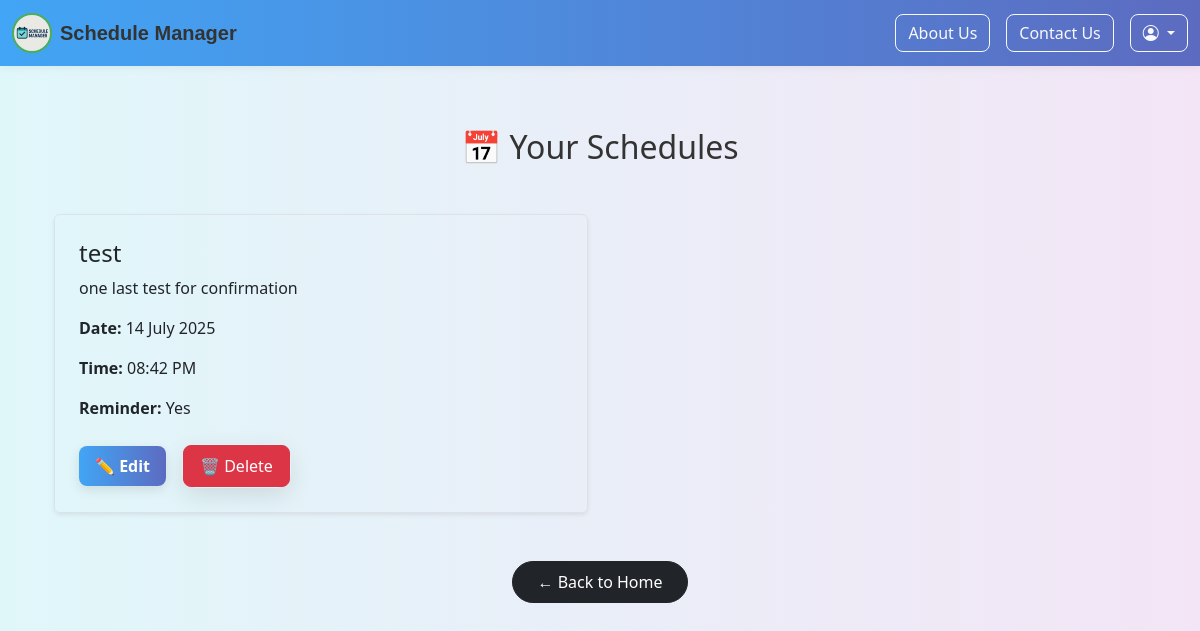
The app's page /schedules (signed in), older data.
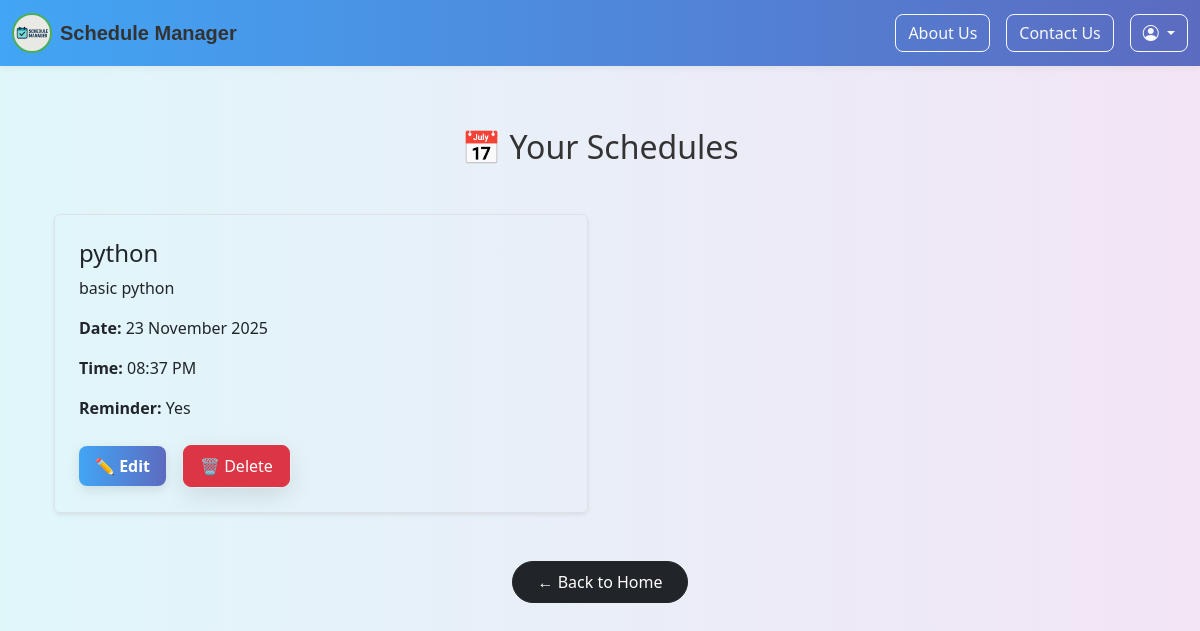
The same page, newer data.
### models.py (models this page shows)
class Schedule(db.Model):
    __tablename__ = 'schedule'
    id = db.Column(db.Integer, primary_key=True)
    title = db.Column(db.String(100), nullable=False)
    description = db.Column(db.Text, nullable=True)
    date = db.Column(db.Date, nullable=False)
    time = db.Column(db.Time, nullable=False)
    reminder = db.Column(db.Boolean, default=False)
    created_at = db.Column(db.DateTime, default=datetime.utcnow)
    user_id = db.Column(db.Integer, db.ForeignKey('users.id'), nullable=False)

### app.py (the view)
@app.route('/schedules')
@login_required
def view_schedules():
    schedules = Schedule.query.filter_by(user_id=current_user.id).order_by(Schedule.date, Schedule.time).all()
    return render_template('view_schedules.html', schedules=schedules)

### app.py (called while the page is built)
@login_manager.user_loader
def load_user(user_id):
    return User.query.get(int(user_id))

### templates/view_schedules.html
{% extends 'base.html' %}
{% block content %}
<div class="container mt-5">
    <h2 class="text-center mb-5">📅 Your Schedules</h2>
    {% if schedules %}
    <div class="row g-4">
        {% for schedule in schedules %}
        <div class="col-md-6">
            <div class="border rounded p-4 shadow-sm" style="background: transparent;">
                <h4 class="mb-2">{{ schedule.title }}</h4>
                <p>{{ schedule.description or 'No description provided.' }}</p>
                <p><strong>Date:</strong> {{ schedule.date.strftime('%d %B %Y') }}</p>
                <p><strong>Time:</strong> {{ schedule.time.strftime('%I:%M %p') }}</p>
                <p><strong>Reminder:</strong> {{ 'Yes' if schedule.reminder else 'No' }}</p>
                <div class="mt-4 d-flex gap-3 align-items-center">
                    <a href="{{ url_for('update_schedule', schedule_id=schedule.id) }}"
                       class="btn btn-primary px-3 py-2">
                        ✏️ Edit
                    </a>
                    <form action="{{ url_for('delete_schedule', schedule_id=schedule.id) }}" method="POST" class="m-0 p-0">
                        <button type="submit" class="btn btn-danger px-3 py-2">
                            🗑️ Delete
                        </button>
                    </form>
                </div>
            </div>
        </div>
        {% endfor %}
    </div>
    {% else %}
        <p class="text-center text-muted">You haven't added any schedules yet.</p>
    {% endif %}
</div>
<div class="text-center mt-5">
    <a href="{{ url_for('home') }}" class="btn btn-dark px-4 py-2 rounded-pill">← Back to Home</a>
</div>
{% endblock %}

### templates/base.html (shortened to what this page needs)
<!DOCTYPE html>
<html lang="en">
<head>
  <link href="https://cdn.jsdelivr.net/npm/bootstrap@5.3.0/dist/css/bootstrap.min.css" rel="stylesheet">
  <link rel="stylesheet" href="{{ url_for('static', filename='css/style.css') }}">
  <link href="https://cdn.jsdelivr.net/npm/bootstrap-icons@1.10.5/font/bootstrap-icons.css" rel="stylesheet">
</head>
<body>
<nav class="navbar navbar-expand-lg navbar-dark bg-dark fixed-top">
  <div class="container-fluid">
     <a class="navbar-brand d-flex align-items-center" href="{{ url_for('home') }}">
    <img src="{{ url_for('static', filename='images/logo.png') }}" alt="PlanMate Logo" class="logo rounded-logo">
    <span class="app-name ms-2">Schedule Manager</span>
</a>
    <div class="d-flex align-items-center ms-auto gap-3">
      <a class="btn btn-outline-light" href="{{ url_for('about') }}">About Us</a>
      <a class="btn btn-outline-light" href="{{ url_for('contact') }}">Contact Us</a>
      {% if current_user.is_authenticated %}
        <div class="dropdown">
          <a href="#" class="btn btn-outline-light dropdown-toggle" role="button" data-bs-toggle="dropdown" aria-expanded="false">
            <i class="bi bi-person-circle"></i>
          </a>
        </div>
      {% else %}
        <a class="btn btn-outline-light me-2" href="/signup">Signup</a>
      {% endif %}
    </div>
  </div>
</nav>
 <div class="page-fade">
<div class="container mt-4">
  {% block content %}{% endblock %}
</div>
 </div>
</body>
</html>

### static/css/style.css (style rules this page uses)
html { scroll-behavior: smooth; }
body { background: linear-gradient(to right, #e0f7fa, #f3e5f5); font-family: 'Segoe UI', sans-serif; min-height: 100vh; padding-top: 80px; }
h2 { color: #333; }
.home-wrapper, .container { margin-top: 100px; }
.navbar { background: linear-gradient(to right, #42a5f5, #5c6bc0); box-shadow: 0 2px 8px rgba(0,0,0,0.05); }
.navbar-brand { font-weight: bold; font-size: 1.4rem; color: #fff !important; display: flex; align-items: center; }
form { padding: 25px; background: rgba(255, 255, 255, 0.12); box-shadow: 0 8px 24px rgba(0, 0, 0, 0.1); backdrop-filter: blur(12px); -webkit-backdrop-filter: blur(12px); max-width: 600px; margin: 40px auto; border: 1px solid rgba(255, 255, 255, 0.3); color: #000; }
form, .form-container, .transparent-form { background: rgba(255, 255, 255, 0.05); backdrop-filter: blur(6px); -webkit-backdrop-filter: blur(6px); border-radius: 16px; border: 1px solid rgba(255, 255, 255, 0.1); padding: 30px; max-width: 600px; margin: 40px auto; }
.btn { border-radius: 8px; font-weight: 500; }
.btn-primary { background: linear-gradient(to right, #42a5f5, #5c6bc0); border: none; border-radius: 8px; padding: 10px 20px; font-weight: 600; color: white; box-shadow: 0 4px 12px rgba(0, 0, 0, 0.1); transition: transform 0.3s ease, box-shadow 0.3s ease; }
.btn-primary { transition: transform 0.3s ease, box-shadow 0.3s ease; }
.page-fade { opacity: 0; animation: fadeInPage 0.8s ease forwards; }
.logo { height: 40px; width: 40px; object-fit: cover; }
.rounded-logo { border-radius: 50%; border: 2px solid #4CAF50; }
.app-name { font-size: 20px; font-weight: bold; color: #333; font-family: 'Poppins', sans-serif; }

Row changes from the older to the newer data that the page shows:
removed Schedule: title "test", description "one last test for confirmation", date "14 July 2025", time "08:42 PM", reminder "Yes"
added Schedule: title "python", description "basic python", date "23 November 2025", time "08:37 PM", reminder "Yes"
